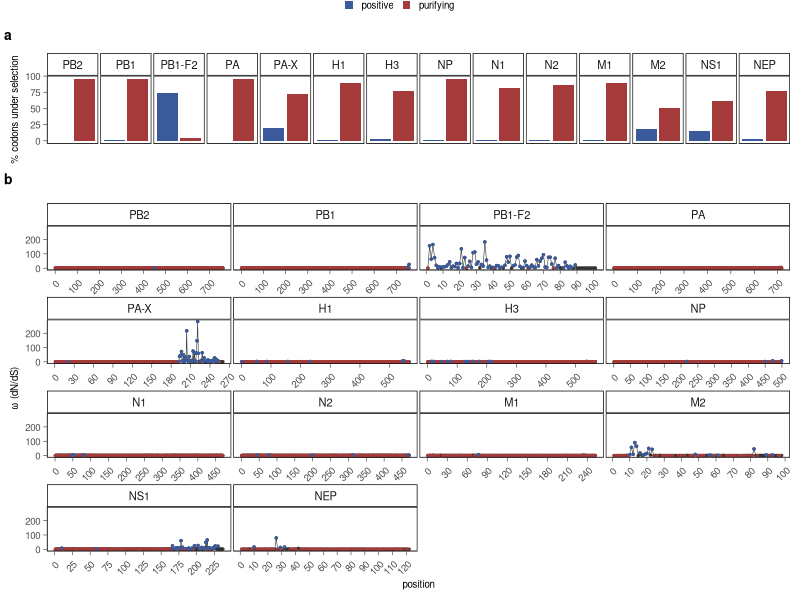

Reproduce this figure in R.
library(tidyverse)
library(dplyr)
library(ggplot2)
library(ggpubr)
library(plotrix)

setwd("PATH_TO_PROJECT_DIRECTORY")

###############################################################
# Load data
pb2_fubar <- read.csv("selection_analysis/pb2/pb2_fubar.csv")
colnames(pb2_fubar) <- c("site", "partition", "alpha", "beta", "beta_minus_alpha", "prob_neg", "prob_pos", "BayesFactor[alpha<beta]")

pb2_fubar1 <- pb2_fubar %>%
  mutate(omega = beta/alpha,
         protein = "PB2")

pb1_fubar <- read.csv("selection_analysis/pb1/pb1_fubar.csv")
colnames(pb1_fubar) <- c("site", "partition", "alpha", "beta", "beta_minus_alpha", "prob_neg", "prob_pos", "BayesFactor[alpha<beta]")

pb1_fubar1 <- pb1_fubar %>%
  mutate(omega = beta/alpha,
         protein = "PB1")

pb1_f2_fubar <- read.csv("selection_analysis/pb1/pb1-f2_fubar.csv")
colnames(pb1_f2_fubar) <- c("site", "partition", "alpha", "beta", "beta_minus_alpha", "prob_neg", "prob_pos", "BayesFactor[alpha<beta]")

pb1_f2_fubar1 <- pb1_f2_fubar %>%
  mutate(omega = beta/alpha,
         protein = "PB1-F2")

pa_fubar <- read.csv("selection_analysis/pa/pa_fubar.csv")
colnames(pa_fubar) <- c("site", "partition", "alpha", "beta", "beta_minus_alpha", "prob_neg", "prob_pos", "BayesFactor[alpha<beta]")

pa_fubar1 <- pa_fubar %>%
  mutate(omega = beta/alpha,
         protein = "PA")

pa_x_fubar <- read.csv("selection_analysis/pa/pa-x_fubar.csv")
colnames(pa_x_fubar) <- c("site", "partition", "alpha", "beta", "beta_minus_alpha", "prob_neg", "prob_pos", "BayesFactor[alpha<beta]")

pa_x_fubar1 <- pa_x_fubar %>%
  mutate(omega = beta/alpha,
         protein = "PA-X")

h1_fubar <- read.csv("selection_analysis/ha/h1_fubar.csv")
colnames(h1_fubar) <- c("site", "partition", "alpha", "beta", "beta_minus_alpha", "prob_neg", "prob_pos", "BayesFactor[alpha<beta]")

h1_fubar1 <- h1_fubar %>%
  mutate(omega = beta/alpha,
         protein = "H1")

h3_fubar <- read.csv("selection_analysis/ha/h3_fubar.csv")
colnames(h3_fubar) <- c("site", "partition", "alpha", "beta", "beta_minus_alpha", "prob_neg", "prob_pos", "BayesFactor[alpha<beta]")

h3_fubar1 <- h3_fubar %>%
  mutate(omega = beta/alpha,
         protein = "H3")

np_fubar <- read.csv("selection_analysis/np/np_fubar.csv")
colnames(np_fubar) <- c("site", "partition", "alpha", "beta", "beta_minus_alpha", "prob_neg", "prob_pos", "BayesFactor[alpha<beta]")

np_fubar1 <- np_fubar %>%
  mutate(omega = beta/alpha,
         protein = "NP")

n1_fubar <- read.csv("selection_analysis/na/n1_fubar.csv")
colnames(n1_fubar) <- c("site", "partition", "alpha", "beta", "beta_minus_alpha", "prob_neg", "prob_pos", "BayesFactor[alpha<beta]")

n1_fubar1 <- n1_fubar %>%
  mutate(omega = beta/alpha,
         protein = "N1")

n2_fubar <- read.csv("selection_analysis/na/n2_fubar.csv")
colnames(n2_fubar) <- c("site", "partition", "alpha", "beta", "beta_minus_alpha", "prob_neg", "prob_pos", "BayesFactor[alpha<beta]")

n2_fubar1 <- n2_fubar %>%
  mutate(omega = beta/alpha,
         protein = "N2")

m1_fubar <- read.csv("selection_analysis/mp/m1_fubar.csv")
colnames(m1_fubar) <- c("site", "partition", "alpha", "beta", "beta_minus_alpha", "prob_neg", "prob_pos", "BayesFactor[alpha<beta]")

m1_fubar1 <- m1_fubar %>%
  mutate(omega = beta/alpha,
         protein = "M1")

m2_fubar <- read.csv("selection_analysis/mp/m2_fubar.csv")
colnames(m2_fubar) <- c("site", "partition", "alpha", "beta", "beta_minus_alpha", "prob_neg", "prob_pos", "BayesFactor[alpha<beta]")

m2_fubar1 <- m2_fubar %>%
  mutate(omega = beta/alpha,
         protein = "M2")

ns1_fubar <- read.csv("selection_analysis/ns/ns1_fubar.csv")
colnames(ns1_fubar) <- c("site", "partition", "alpha", "beta", "beta_minus_alpha", "prob_neg", "prob_pos", "BayesFactor[alpha<beta]")

ns1_fubar1 <- ns1_fubar %>%
  mutate(omega = beta/alpha,
         protein = "NS1")

nep_fubar <- read.csv("selection_analysis/ns/nep_fubar.csv")
colnames(nep_fubar) <- c("site", "partition", "alpha", "beta", "beta_minus_alpha", "prob_neg", "prob_pos", "BayesFactor[alpha<beta]")

nep_fubar1 <- nep_fubar %>%
  mutate(omega = beta/alpha,
         protein = "NEP")

combined <- rbind(pb2_fubar1, pb1_fubar1, pb1_f2_fubar1, pa_fubar1, pa_x_fubar1,
                  h1_fubar1, h3_fubar1, np_fubar1, n1_fubar1, n2_fubar1, 
                  m1_fubar1, m2_fubar1, ns1_fubar1, nep_fubar1)

combined$protein <- factor(combined$protein, levels=c("PB2", "PB1", "PB1-F2", "PA",
                                                      "PA-X", "H1", "H3", "NP",
                                                      "N1", "N2", "M1", "M2",
                                                      "NS1", "NEP"))

combined_summarized <- combined %>%
  group_by(protein) %>%
  summarize(average_omega = mean(omega, na.rm = TRUE), 
            n_neg = sum(prob_neg>0.9), 
            n_pos = sum(prob_pos>0.9),
            total = n()) %>%
  mutate("purifying" = (n_neg/total)*100,
         "positive" = (n_pos/total)*100)


combined_long <- combined_summarized %>%
  pivot_longer(cols = c(purifying, positive), names_to = "type", values_to = "proportion")

# Plotting

theme1 <- theme(legend.position = "top",
                legend.title = element_blank(),
                legend.key.size = unit(7, "pt"),
                legend.text = element_text(size = 7),
                legend.spacing = unit(-0.5, "pt"),
                legend.margin = margin(unit(c(0,0,10,0), "lines")),
                axis.text.x = element_blank(),
                axis.text.y = element_text(size = 7),
                axis.title.x = element_blank(),
                axis.title.y = element_text(size = 7),
                axis.ticks.y = element_line(size = 0.2),
                axis.ticks.x = element_blank(),
                strip.background = element_rect(linewidth = 0.5),
                strip.text = element_text(size = 8),
                axis.line = element_line(size = 0.1),
                panel.spacing.x = unit(0.1, "lines"), 
                panel.spacing.y = unit(0.2, "lines"),
                panel.border = element_rect(fill = NA, color = "grey10", linewidth = 0.5),
                panel.grid.minor.x = element_blank(),
                panel.grid.major.x = element_blank(),
                panel.grid.minor.y = element_blank(),
                panel.grid.major.y = element_blank(),
                legend.box.spacing = unit(0.1, "lines"),
                plot.margin = unit(c(0.2,0.5,1,0.5), "lines"))

theme2 <- theme(legend.position = "top",
                legend.title = element_blank(),
                legend.key.size = unit(7, "pt"),
                legend.text = element_text(size = 7),
                legend.spacing = unit(-0.5, "pt"),
                legend.margin = margin(unit(c(0,0,10,0), "lines")),
                axis.text.x = element_text(size = 7, vjust = 0.8, angle = 45, hjust = 0.9),
                axis.text.y = element_text(size=7),
                axis.title.x = element_text(size = 7),
                axis.title.y = element_text(size = 7),
                axis.ticks = element_line(size = 0.2),
                strip.background = element_rect(linewidth = 0.5),
                strip.text = element_text(size = 8),
                axis.line = element_line(size = 0.1),
                panel.spacing.x = unit(0.1, "lines"), 
                panel.spacing.y = unit(0.1, "lines"),
                panel.border = element_rect(fill = NA, color = "grey10", linewidth = 0.5),
                panel.grid.minor.x = element_blank(),
                panel.grid.major.x = element_blank(),
                panel.grid.minor.y = element_blank(),
                panel.grid.major.y = element_blank(),
                legend.box.spacing = unit(0.1, "lines"),
                plot.margin = unit(c(0.5,0.5,0.5,0.5), "lines"))

proportions <- ggplot(combined_long) +
  geom_col(aes(x = type, y = proportion, fill = type), position = "dodge") +
  labs(title = "",
       x = "",
       y = "% codons under selection") +
  scale_fill_manual(values = c("#3B5A9B","#A43A3A")) +
  facet_wrap(~protein, nrow=1) +
  theme_classic() +
  theme1

distributions <- ggplot(combined) +
  geom_point(aes(x = site, y = omega), color = "grey20", size = 0.5) +
  geom_line(aes(x = site, y = omega), color = "grey20", size = 0.2) +
  geom_point(data = subset(combined, prob_neg > 0.9), aes(x = site, y = omega), color = "#A43A3A", size = 0.5) +
  geom_point(data = subset(combined, prob_pos > 0.9), aes(x = site, y = omega), color = "#3B5A9B", size = 0.5) +
  labs(title = "",
       x = "position",
       y = "ω (dN/dS)") +
  facet_wrap(~protein, ncol = 4, scales = "free_x") +
  scale_x_continuous(n.breaks = 10) +
  theme_classic() +
  theme2



FigureS3_combined_plot <- ggarrange(proportions, distributions,
                                   ncol = 1,
                                   nrow = 2,
                                   heights = c(1,3),
                                   common.legend = TRUE,
                                   labels = c("a", "b"), 
                                   font.label = list(size = 10))

ggsave("figures_tables/figure3_S3S4_selection/figureS3_fubar_overview.png", 
       plot = FigureS3_combined_plot, dpi = 300, width = 17 , height = 25, units = "cm", bg = "white")




